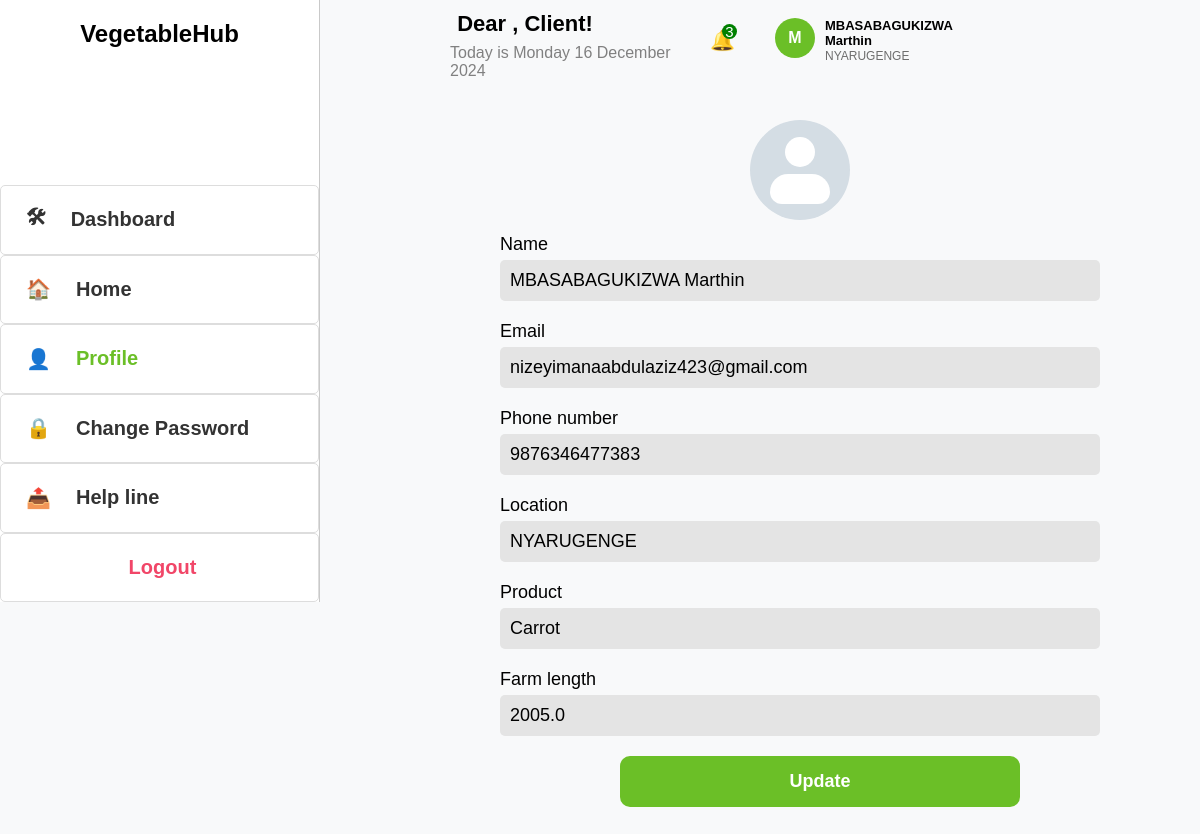
Before: /view_profile/11/ with the older database file.
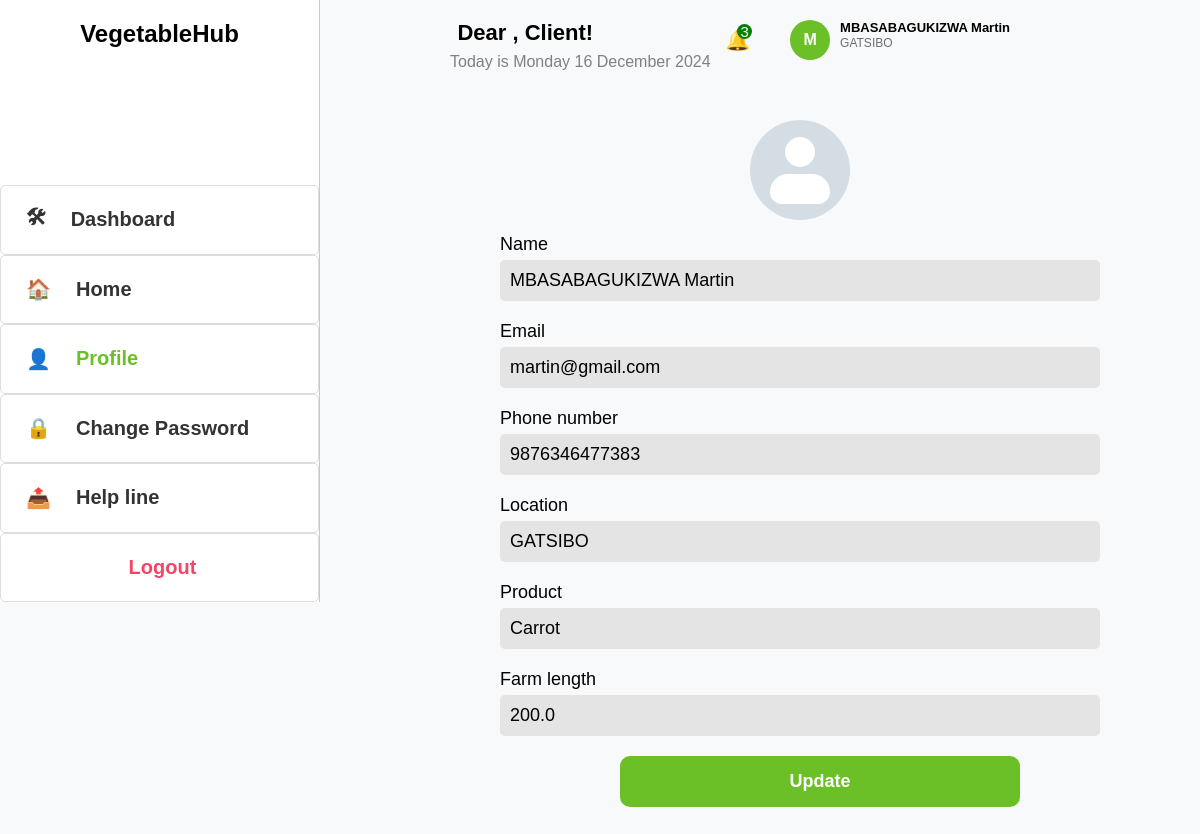
After: the same page with the newer database file.
### Webapp/models.py (models this page shows, shortened)
class Register(models.Model):
     user = models.ForeignKey(User, on_delete=models.CASCADE, null=True, blank=True)
     Names=models.CharField(max_length=255)
     email=models.EmailField(validators=[EmailValidator()])
     phone = models.CharField(
        max_length=15,
        validators=[RegexValidator(r'^\+?\d{10,15}$', message="Enter a valid phone number.")]
       )
     password = models.CharField(max_length=128)  # Store hashed password

class Farmer(models.Model):
    farmer_id = models.AutoField(primary_key=True)
    first_name = models.CharField(max_length=255)
    last_name = models.CharField(max_length=255)
    telephone = models.CharField(max_length=13)
    email = models.CharField(max_length=50)
    location = models.CharField(max_length=255)
    user=models.ForeignKey(User, on_delete=models.CASCADE, related_name='farmers')
    Vegetable_type=models.CharField(max_length=20, default='Carrot')

class Farm(models.Model):
    farm_id = models.AutoField(primary_key=True)
    farm_name = models.CharField(max_length=255)
    latitude = models.FloatField(default=-1.9441)  # Default to Kigali latitude
    longitude = models.FloatField(default=30.0619)  # Default to Kigali longitude
    area_size = models.FloatField()
    farmer = models.ForeignKey(Farmer, on_delete=models.CASCADE, related_name='farms')
    user=models.ForeignKey(User, on_delete=models.CASCADE, related_name='farm')
    Vegetable_type=models.CharField(max_length=20, default='Carrot')
    farm_image=models.ImageField(null=True,default="th1.jpeg")

### Webapp/views.py (the view)
# urls.py: path('view_profile/<int:pk>/', views.ViewUserprofile, name='view_profile'),
def ViewUserprofile(request, pk):
    user = get_object_or_404(Register, pk=pk)
    users = Register.objects.all()
    farmers = Farmer.objects.filter(email=user.email)
    farms = Farm.objects.filter(farmer__email=user.email)
    if request.method == 'POST':
        user_form = UserUpdateForm(request.POST, instance=user)
        farmer_forms = [FarmerUpdateForm(request.POST, instance=farmer) for farmer in farmers]
        farm_forms = [FarmUpdateForm(request.POST, instance=farm) for farm in farms]
        if (
            user_form.is_valid() and
            all(farmer_form.is_valid() for farmer_form in farmer_forms) and
            all(farm_form.is_valid() for farm_form in farm_forms)
        ):
            user_form.save()
            for farmer_form in farmer_forms:
                farmer_form.save()
            for farm_form in farm_forms:
                farm_form.save()
            messages.success(request, "Profile updated successfully.")
            return redirect('user', pk=user.pk)
        else:
            messages.error(request, "Failed to update profile. Please check your input.")
    else:
        user_form = UserUpdateForm(instance=user)
        farmer_forms = [FarmerUpdateForm(instance=farmer) for farmer in farmers]
        farm_forms = [FarmUpdateForm(instance=farm) for farm in farms]
    context = {
        'user': user,
        'users': users,
        'farmers': farmers,
        'farms': farms,
        'now': now(),
        'user_form': user_form,
        'farmer_forms': farmer_forms,
        'farm_forms': farm_forms,
    }
    return render(request, 'Webapp/user_profile.html', context)

### Webapp/forms.py
class UserUpdateForm(forms.ModelForm):
    class Meta:
        model = Register
        fields = ["Names", "email", "phone"]

### Webapp/templates/Webapp/user_profile.html (shortened to what this page needs)
<!DOCTYPE html>
<html lang="en">
<head>
</head>
<body>
    <div class="first">
        <div class="sidebar">
            <h2>VegetableHub</h2>
            <a href="{%url 'user' user.id%}"><span>&#x1F6E0;</span>Dashboard</a>
            <a href="{% url 'home'%}"><span>&#x1F3E0;</span>Home</a>
            <a href="{%url 'view_profile' user.id%}" class="active"><span>&#x1F464;</span>Profile</a>
            <a href="{%url 'changep' user.id %}" ><span>&#x1F512;</span>Change Password</a>
            <a href="{%url 'help' user.id%}"><span>&#x1F4E4;</span>Help line</a>
            <a href="{%url 'login-user' %}" style="color: #f14668; padding-left: 40%;">Logout</a>
        </div>
    </div>
    <div class="second">
        <div class="header">
            <div class="schedules">
              <h1>Dear , <span style="color: black;"> Client!</span></h1>
              <p class="date">Today is {{ now|date:"l j F Y" }}</p>
            </div>
            <div class="prof">
              <div class="notif">&#x1F514; <span>3</span></div>
                    <div class="upper">
                      <div class="profile">
                        {{user.Names|slice:1}}
                          </div>
                          <div class="address">
                              <strong>{{user.Names}}</strong> <br>
                              {%for farmer in farmers%}
                              <span>{{farmer.location}}</span>
                            {%endfor%}
                          </div>
                      </div>
            </div>
        </div>
          <form class="admin_profile" method="POST" action="">
            <div class="profile_photo">
              <span class="fir"></span>
              <span class="sec"></span>
            </div>
          <div class="heading">
              <div class="info">
                <p>Name</p>
                <input type="text" name="Names" value="{{ user.Names }}" class="value">
              </div>
              <div class="info">
                <p>Email</p>
                <input type="email" name="email" value="{{ user.email }}" class="value">
              </div>
              <div class="info">
                <p>Phone number</p>
                <input type="text" name="phone" value="{{ user.phone }}" class="value">
              </div>
              {% for farmer in farmers %}
              <div class="info">
                <p>Location</p>
                <input type="text" name="location" value="{{ farmer.location }}" class="value">
              </div>
              {% endfor %}
              {% for farm in farms %}
              <div class="info">
                <p>Product</p>
                <input type="text" name="Vegetable_type" value="{{ farm.Vegetable_type }}" class="value">
              </div>
              <div class="info">
                <p>Farm length</p>
                <input type="text" name="area_size" value="{{ farm.area_size }}" class="value">
              </div>
              {% endfor %}
              <button type="submit" class="update">Update</button>
          </div>
  </form>
</body>
</html>

Changed rows visible on the page:
changed Register: Names "MBASABAGUKIZWA Marthin" → "MBASABAGUKIZWA Martin"; email "nizeyimanaabdulaziz423@gmail.com" → "martin@gmail.com"
changed Farmer: location "NYARUGENGE" → "GATSIBO"
changed Farm "Carrot": area_size "2005.0" → "200.0"
